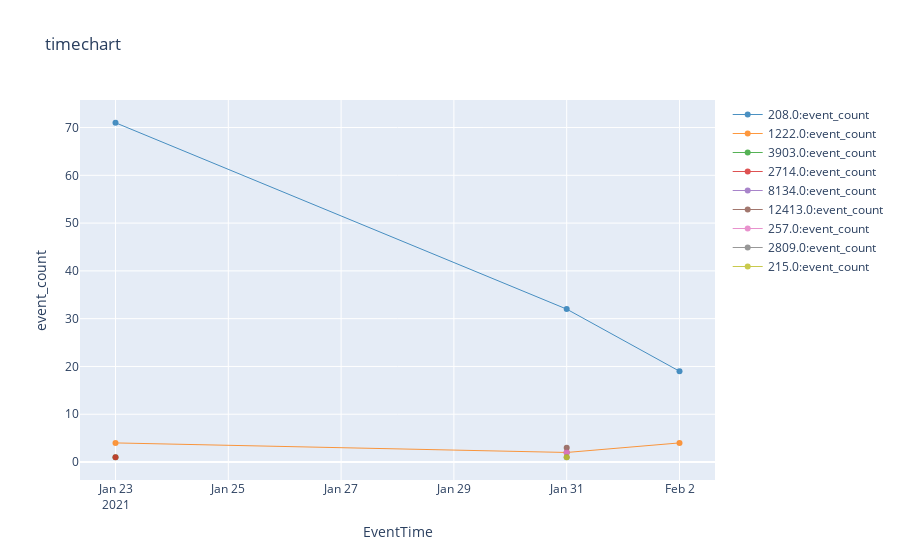

Notebook source saved alongside this figure:
### Markdown cell above
## Analyze Errors

### Code cell
%%kql 
AzureDiagnostics
| where OperationName == "ErrorEvent"
| extend ErrorNumber =  tostring(error_number_d) 
| summarize event_count=count() by EventTime = bin(TimeGenerated, 2d), ErrorNumber
| render timechart

### Figure 1 — Plotly figure (JSON) as saved in the notebook; plotly's stock layout.template omitted (floating-point values rounded to 4 significant figures)
{"data": [{"line": {"color": "rgb(31, 118, 179)", "width": 1}, "name": "208.0:event_count", "opacity": 0.8, "type": "scatter", "x": ["2021-01-23T00:00:00+00:00", "2021-01-31T00:00:00+00:00", "2021-02-02T00:00:00+00:00"], "y": [71, 32, 19]}, {"line": {"color": "rgb(254, 127, 14)", "width": 1}, "name": "1222.0:event_count", "opacity": 0.8, "type": "scatter", "x": ["2021-01-23T00:00:00+00:00", "2021-01-31T00:00:00+00:00", "2021-02-02T00:00:00+00:00"], "y": [4, 2, 4]}, {"line": {"color": "rgb(44, 160, 44)", "width": 1}, "name": "3903.0:event_count", "opacity": 0.8, "type": "scatter", "x": ["2021-01-23T00:00:00+00:00", "2021-01-31T00:00:00+00:00", "2021-02-02T00:00:00+00:00"], "y": [1, null, null]}, {"line": {"color": "rgb(214, 39, 39)", "width": 1}, "name": "2714.0:event_count", "opacity": 0.8, "type": "scatter", "x": ["2021-01-23T00:00:00+00:00", "2021-01-31T00:00:00+00:00", "2021-02-02T00:00:00+00:00"], "y": [1, null, null]}, {"line": {"color": "rgb(147, 102, 189)", "width": 1}, "name": "8134.0:event_count", "opacity": 0.8, "type": "scatter", "x": ["2021-01-23T00:00:00+00:00", "2021-01-31T00:00:00+00:00", "2021-02-02T00:00:00+00:00"], "y": [null, 2, null]}, {"line": {"color": "rgb(140, 86, 74)", "width": 1}, "name": "12413.0:event_count", "opacity": 0.8, "type": "scatter", "x": ["2021-01-23T00:00:00+00:00", "2021-01-31T00:00:00+00:00", "2021-02-02T00:00:00+00:00"], "y": [null, 3, null]}, {"line": {"color": "rgb(227, 119, 193)", "width": 1}, "name": "257.0:event_count", "opacity": 0.8, "type": "scatter", "x": ["2021-01-23T00:00:00+00:00", "2021-01-31T00:00:00+00:00", "2021-02-02T00:00:00+00:00"], "y": [null, 2, null]}, {"line": {"color": "rgb(127, 127, 127)", "width": 1}, "name": "2809.0:event_count", "opacity": 0.8, "type": "scatter", "x": ["2021-01-23T00:00:00+00:00", "2021-01-31T00:00:00+00:00", "2021-02-02T00:00:00+00:00"], "y": [null, 1, null]}, {"line": {"color": "rgb(188, 189, 33)", "width": 1}, "name": "215.0:event_count", "opacity": 0.8, "type": "scatter", "x": ["2021-01-23T00:00:00+00:00", "2021-01-31T00:00:00+00:00", "2021-02-02T00:00:00+00:00"], "y": [null, 1, null]}], "layout": {"showlegend": true, "title": {"text": "timechart"}, "xaxis": {"autorange": true, "title": {"text": "EventTime"}, "type": "date"}, "yaxis": {"ticksuffix": "", "title": {"text": "event_count"}, "type": "linear"}}}
